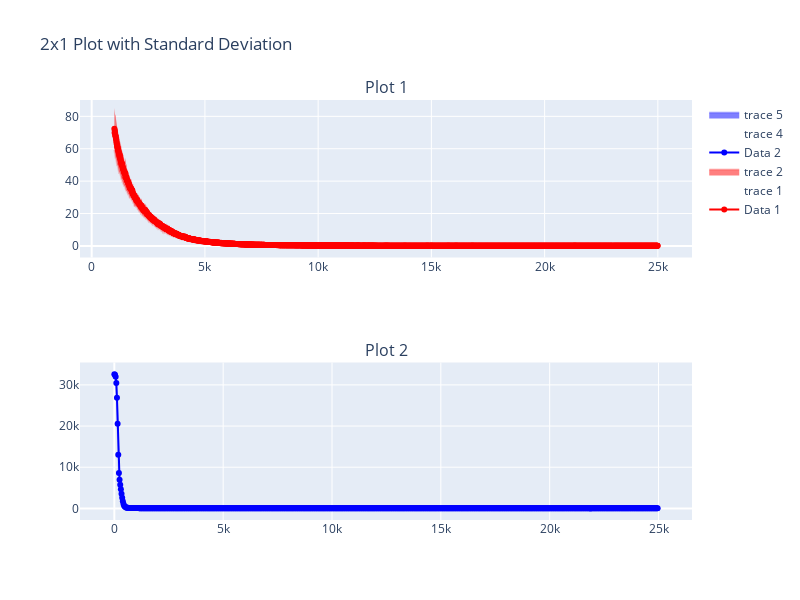
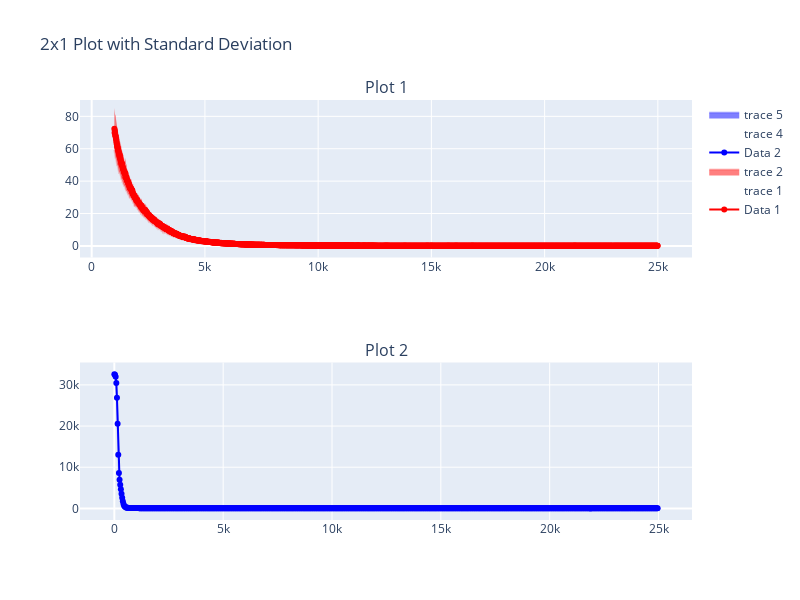
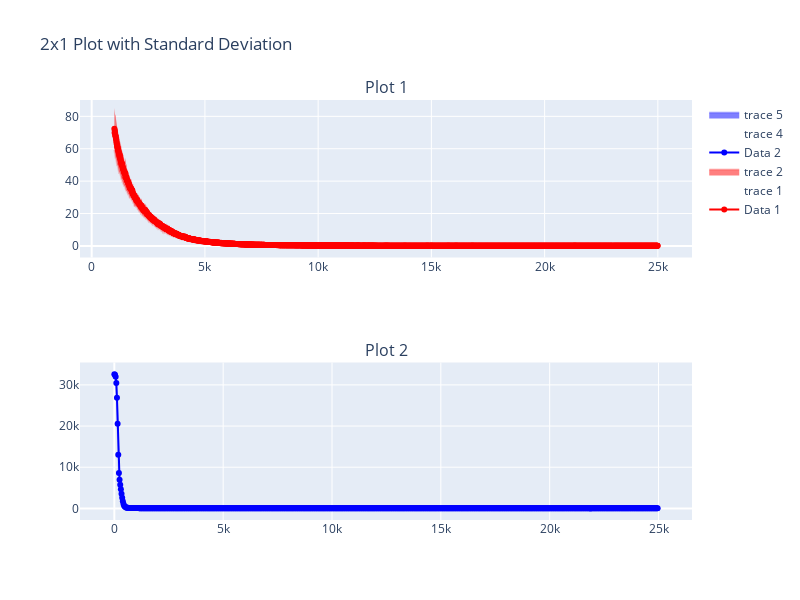
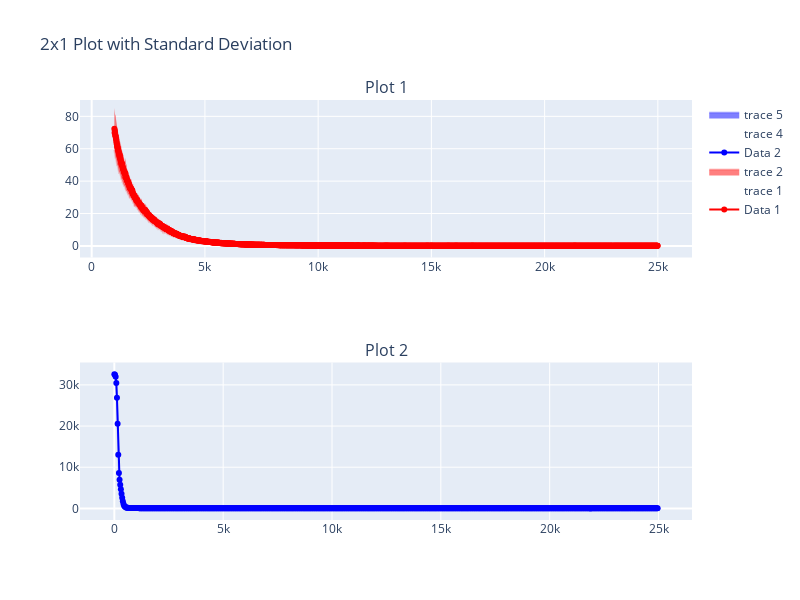

Write notebook code for charts like these, in order.
### Code cell
for cur in ["lr_1", "lr_2", "lr_3", "lr_4"]:
    make_std_plot(cur)

### Figure 1 — Plotly figure (JSON) as saved in the notebook; plotly's stock layout.template omitted (floating-point values rounded to 4 significant figures; data arrays with more than 128 entries replaced by an {"elided": "..."} marker saying what was removed)
{"data": [{"line": {"color": "red"}, "mode": "lines+markers", "name": "Data 1", "type": "scatter", "x": {"elided": "2400 int values"}, "xaxis": "x", "y": {"elided": "2400 float values"}, "yaxis": "y"}, {"line": {"color": "rgba(255,0,0,0)"}, "mode": "lines", "type": "scatter", "x": {"elided": "2400 int values"}, "xaxis": "x", "y": {"elided": "2400 float values"}, "yaxis": "y"}, {"fill": "tonexty", "line": {"color": "rgba(255,0,0,0.2)"}, "mode": "lines", "type": "scatter", "x": {"elided": "2400 int values"}, "xaxis": "x", "y": {"elided": "2400 float values"}, "yaxis": "y"}, {"line": {"color": "blue"}, "mode": "lines+markers", "name": "Data 2", "type": "scatter", "x": {"elided": "834 int values"}, "xaxis": "x2", "y": {"elided": "833 float values"}, "yaxis": "y2"}, {"line": {"color": "rgba(0,0,255,0)"}, "mode": "lines", "type": "scatter", "x": {"elided": "834 int values"}, "xaxis": "x2", "y": {"elided": "833 float values"}, "yaxis": "y2"}, {"fill": "tonexty", "line": {"color": "rgba(0,0,255,0.2)"}, "mode": "lines", "type": "scatter", "x": {"elided": "834 int values"}, "xaxis": "x2", "y": {"elided": "833 float values"}, "yaxis": "y2"}], "layout": {"annotations": [{"font": {"size": 16}, "showarrow": false, "text": "Plot 1", "x": 0.5, "xanchor": "center", "xref": "paper", "y": 1, "yanchor": "bottom", "yref": "paper"}, {"font": {"size": 16}, "showarrow": false, "text": "Plot 2", "x": 0.5, "xanchor": "center", "xref": "paper", "y": 0.375, "yanchor": "bottom", "yref": "paper"}], "height": 600, "title": {"text": "2x1 Plot with Standard Deviation"}, "width": 800, "xaxis": {"anchor": "y", "domain": [0, 1]}, "xaxis2": {"anchor": "y2", "domain": [0, 1]}, "yaxis": {"anchor": "x", "domain": [0.625, 1]}, "yaxis2": {"anchor": "x2", "domain": [0, 0.375]}}}

### Figure 2 — Plotly figure (JSON) as saved in the notebook; plotly's stock layout.template omitted (floating-point values rounded to 4 significant figures; data arrays with more than 128 entries replaced by an {"elided": "..."} marker saying what was removed)
{"data": [{"line": {"color": "red"}, "mode": "lines+markers", "name": "Data 1", "type": "scatter", "x": {"elided": "2400 int values"}, "xaxis": "x", "y": {"elided": "2400 float values"}, "yaxis": "y"}, {"line": {"color": "rgba(255,0,0,0)"}, "mode": "lines", "type": "scatter", "x": {"elided": "2400 int values"}, "xaxis": "x", "y": {"elided": "2400 float values"}, "yaxis": "y"}, {"fill": "tonexty", "line": {"color": "rgba(255,0,0,0.2)"}, "mode": "lines", "type": "scatter", "x": {"elided": "2400 int values"}, "xaxis": "x", "y": {"elided": "2400 float values"}, "yaxis": "y"}, {"line": {"color": "blue"}, "mode": "lines+markers", "name": "Data 2", "type": "scatter", "x": {"elided": "834 int values"}, "xaxis": "x2", "y": {"elided": "833 float values"}, "yaxis": "y2"}, {"line": {"color": "rgba(0,0,255,0)"}, "mode": "lines", "type": "scatter", "x": {"elided": "834 int values"}, "xaxis": "x2", "y": {"elided": "833 float values"}, "yaxis": "y2"}, {"fill": "tonexty", "line": {"color": "rgba(0,0,255,0.2)"}, "mode": "lines", "type": "scatter", "x": {"elided": "834 int values"}, "xaxis": "x2", "y": {"elided": "833 float values"}, "yaxis": "y2"}], "layout": {"annotations": [{"font": {"size": 16}, "showarrow": false, "text": "Plot 1", "x": 0.5, "xanchor": "center", "xref": "paper", "y": 1, "yanchor": "bottom", "yref": "paper"}, {"font": {"size": 16}, "showarrow": false, "text": "Plot 2", "x": 0.5, "xanchor": "center", "xref": "paper", "y": 0.375, "yanchor": "bottom", "yref": "paper"}], "height": 600, "title": {"text": "2x1 Plot with Standard Deviation"}, "width": 800, "xaxis": {"anchor": "y", "domain": [0, 1]}, "xaxis2": {"anchor": "y2", "domain": [0, 1]}, "yaxis": {"anchor": "x", "domain": [0.625, 1]}, "yaxis2": {"anchor": "x2", "domain": [0, 0.375]}}}

### Figure 3 — Plotly figure (JSON) as saved in the notebook; plotly's stock layout.template omitted (floating-point values rounded to 4 significant figures; data arrays with more than 128 entries replaced by an {"elided": "..."} marker saying what was removed)
{"data": [{"line": {"color": "red"}, "mode": "lines+markers", "name": "Data 1", "type": "scatter", "x": {"elided": "2400 int values"}, "xaxis": "x", "y": {"elided": "2400 float values"}, "yaxis": "y"}, {"line": {"color": "rgba(255,0,0,0)"}, "mode": "lines", "type": "scatter", "x": {"elided": "2400 int values"}, "xaxis": "x", "y": {"elided": "2400 float values"}, "yaxis": "y"}, {"fill": "tonexty", "line": {"color": "rgba(255,0,0,0.2)"}, "mode": "lines", "type": "scatter", "x": {"elided": "2400 int values"}, "xaxis": "x", "y": {"elided": "2400 float values"}, "yaxis": "y"}, {"line": {"color": "blue"}, "mode": "lines+markers", "name": "Data 2", "type": "scatter", "x": {"elided": "834 int values"}, "xaxis": "x2", "y": {"elided": "833 float values"}, "yaxis": "y2"}, {"line": {"color": "rgba(0,0,255,0)"}, "mode": "lines", "type": "scatter", "x": {"elided": "834 int values"}, "xaxis": "x2", "y": {"elided": "833 float values"}, "yaxis": "y2"}, {"fill": "tonexty", "line": {"color": "rgba(0,0,255,0.2)"}, "mode": "lines", "type": "scatter", "x": {"elided": "834 int values"}, "xaxis": "x2", "y": {"elided": "833 float values"}, "yaxis": "y2"}], "layout": {"annotations": [{"font": {"size": 16}, "showarrow": false, "text": "Plot 1", "x": 0.5, "xanchor": "center", "xref": "paper", "y": 1, "yanchor": "bottom", "yref": "paper"}, {"font": {"size": 16}, "showarrow": false, "text": "Plot 2", "x": 0.5, "xanchor": "center", "xref": "paper", "y": 0.375, "yanchor": "bottom", "yref": "paper"}], "height": 600, "title": {"text": "2x1 Plot with Standard Deviation"}, "width": 800, "xaxis": {"anchor": "y", "domain": [0, 1]}, "xaxis2": {"anchor": "y2", "domain": [0, 1]}, "yaxis": {"anchor": "x", "domain": [0.625, 1]}, "yaxis2": {"anchor": "x2", "domain": [0, 0.375]}}}

### Figure 4 — Plotly figure (JSON) as saved in the notebook; plotly's stock layout.template omitted (floating-point values rounded to 4 significant figures; data arrays with more than 128 entries replaced by an {"elided": "..."} marker saying what was removed)
{"data": [{"line": {"color": "red"}, "mode": "lines+markers", "name": "Data 1", "type": "scatter", "x": {"elided": "2400 int values"}, "xaxis": "x", "y": {"elided": "2400 float values"}, "yaxis": "y"}, {"line": {"color": "rgba(255,0,0,0)"}, "mode": "lines", "type": "scatter", "x": {"elided": "2400 int values"}, "xaxis": "x", "y": {"elided": "2400 float values"}, "yaxis": "y"}, {"fill": "tonexty", "line": {"color": "rgba(255,0,0,0.2)"}, "mode": "lines", "type": "scatter", "x": {"elided": "2400 int values"}, "xaxis": "x", "y": {"elided": "2400 float values"}, "yaxis": "y"}, {"line": {"color": "blue"}, "mode": "lines+markers", "name": "Data 2", "type": "scatter", "x": {"elided": "834 int values"}, "xaxis": "x2", "y": {"elided": "833 float values"}, "yaxis": "y2"}, {"line": {"color": "rgba(0,0,255,0)"}, "mode": "lines", "type": "scatter", "x": {"elided": "834 int values"}, "xaxis": "x2", "y": {"elided": "833 float values"}, "yaxis": "y2"}, {"fill": "tonexty", "line": {"color": "rgba(0,0,255,0.2)"}, "mode": "lines", "type": "scatter", "x": {"elided": "834 int values"}, "xaxis": "x2", "y": {"elided": "833 float values"}, "yaxis": "y2"}], "layout": {"annotations": [{"font": {"size": 16}, "showarrow": false, "text": "Plot 1", "x": 0.5, "xanchor": "center", "xref": "paper", "y": 1, "yanchor": "bottom", "yref": "paper"}, {"font": {"size": 16}, "showarrow": false, "text": "Plot 2", "x": 0.5, "xanchor": "center", "xref": "paper", "y": 0.375, "yanchor": "bottom", "yref": "paper"}], "height": 600, "title": {"text": "2x1 Plot with Standard Deviation"}, "width": 800, "xaxis": {"anchor": "y", "domain": [0, 1]}, "xaxis2": {"anchor": "y2", "domain": [0, 1]}, "yaxis": {"anchor": "x", "domain": [0.625, 1]}, "yaxis2": {"anchor": "x2", "domain": [0, 0.375]}}}
